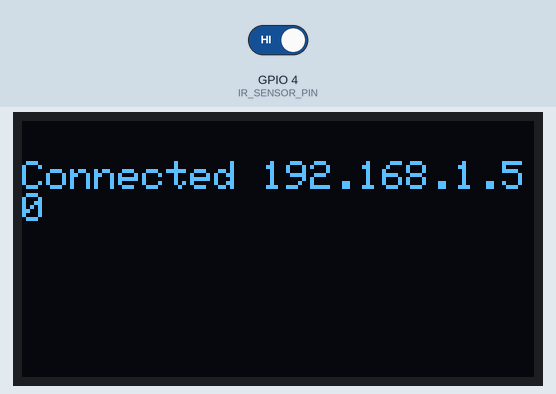
Bench run of a program on a simulated ESP32. On the bench: 128×64 one-colour display. The inputs (shaded band) are chosen by the test bench; at power-on: GPIO 4 (IR_SENSOR_PIN) HIGH. WiFi joins after 1.5 s; servers stay silent unless stated; uploads are accepted with an empty reply; what the program prints to the serial monitor is not drawn.

Above: at 2.1 s.
At 4.1 s:
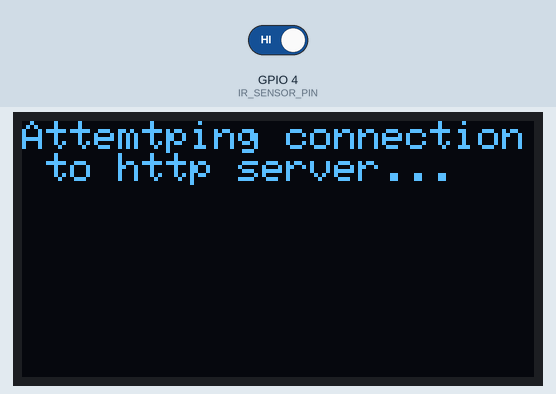
At 9.5 s:
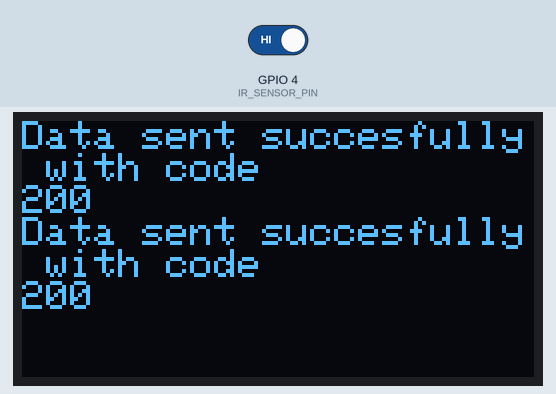
9.6 s: GPIO 4 (IR_SENSOR_PIN) driven LOW
Timing chart, 0 to 12.6 s (numbered marks = the images above; inputs shaded):
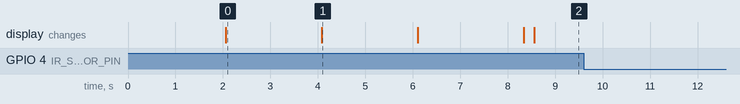

The program:

main.cpp
```cpp
#include <WiFi.h>
#include <WebServer.h>
#include <HTTPClient.h>

#include <Wire.h>
#include <Adafruit_GFX.h>
#include <Adafruit_SSD1306.h>
#include<string>

#define SCREEN_WIDTH 128 // OLED display width, in pixels
#define SCREEN_HEIGHT 64 // OLED display height, in pixels
#define OLED_RESET    -1 // Reset pin (or -1 if sharing Arduino reset pin)
#define SCREEN_ADDRESS 0x3C // I2C address for most 128x64 OLED displays

// Wi-Fi credentials
const char* ssid = "UPCE134F3E";
const char* password = "cv7zv3SUfhxa";

const char* serverURL = "http://192.168.0.136:5000/send";

#define IR_SENSOR_PIN 4
HTTPClient http;
String client_id = "17346827";

// Create a web server on port 80
// WebServer server(80);
Adafruit_SSD1306 display(SCREEN_WIDTH, SCREEN_HEIGHT, &Wire, OLED_RESET);

void updateDisplay() {
  display.clearDisplay();   // Clear previous content
  display.setCursor(0, 0);  // Reset to the top-left
  display.setTextSize(1);   // Text size
}

void PostIrInfo(int info)
{
  http.addHeader("Content-Type", "application/json");
  String payload = "{\"id\":\"" + client_id + "\"," +
                      "\"message\": \"sensor-" + String(info) + "\""
                      + "}";
    Serial.println(payload);
    int httpResponseCode = http.POST(payload);

    if (httpResponseCode > 0) {
      String response = http.getString();
      Serial.println("Server Response: " + response);

      display.println("Data sent succesfully with code\n" + String(httpResponseCode));
      display.display();
    } else {
      Serial.println("Error on sending POST: " + String(httpResponseCode));

      display.println("Error sending message\n" + String(httpResponseCode));
      display.display();
    }
}


void setup() {
  Serial.begin(921600);

  if (!display.begin(0x3C, SCREEN_ADDRESS)) {
    Serial.println(F("SSD1306 allocation failed"));
    for (;;);
  }

  // Clear the buffers
  display.clearDisplay();

  // // Display text
  display.setTextSize(1);      // Text size
  display.setTextColor(SSD1306_WHITE); // Text color
  display.setCursor(0, 10);    // Position (x, y)


  WiFi.begin(ssid, password);

  Serial.print("Connecting to Wi-Fi");
  while (WiFi.status() != WL_CONNECTED) {
    delay(1000);
    Serial.print(".");
  }

  Serial.println("\nConnected to Wi-Fi");
  Serial.print("IP Address: ");
  Serial.println(WiFi.localIP());

  String data_output = "Connected " + WiFi.localIP().toString();
  display.println(data_output);
  display.display();

  //Define a handler for the root URL
  // server.on("/", []() {
  //   server.send(200, "text/plain", "Hello from ESP32!");
  // });

  // // Start the server
  //server.begin();
  //Serial.println("Web server started");

  //pinMode(PIR_SENSOR_PIN, INPUT);
  pinMode(IR_SENSOR_PIN, INPUT);  // Set the IR sensor pin as input
  //Serial.println("Obstacle Avoidance Test!");

  delay(2000);

  updateDisplay();
  display.println("Attemtping connection to http server...");
  display.display();
  delay(2000);

  if (WiFi.status() == WL_CONNECTED) {


    http.begin(serverURL);
    updateDisplay();
    display.println("Connection succeeded for " + String(serverURL));
    display.display();

    delay(2000);

    updateDisplay();

    http.addHeader("Content-Type", "application/json");
    // Prepare data to send
    //String my_ip = WiFi.localIP().toString();
    String payload = "{\"id\":\"" + client_id + "\"," +
                      "\"message\": \"test \""
                      + "}";
    Serial.println(payload);
    int httpResponseCode = http.POST(payload);

    if (httpResponseCode > 0) {
      String response = http.getString();
      Serial.println("Server Response: " + response);

      display.println("Data sent succesfully with code\n" + String(httpResponseCode));
      display.display();
    } else {
      Serial.println("Error on sending POST: " + String(httpResponseCode));

      display.println("Error sending message\n" + String(httpResponseCode));
      display.display();
    }

  http.end();
  } else {
  Serial.println("WiFi Disconnected");
  }


}

void loop() {

  int IR_STATUS = digitalRead(IR_SENSOR_PIN);
  String status;
  // if (WiFi.status() == WL_CONNECTED)
  // {


    // Prepare data to send
    if(IR_STATUS == LOW){
      status = "Object detected";
    } else{
      status = "Object not detected";
    }
    Serial.println(status);

    PostIrInfo(IR_STATUS == LOW ? 1 : 0);
    //   String payload = "{\"IR_SENSOR\":\"" + status + "\"}";
    //   int httpResponseCode = http.POST(payload);

    //   if (httpResponseCode > 0) {
    //     String response = http.getString();
    //     Serial.println("Server Response: " + response);

    //     display.println("Data sent succesfully with code\n" + String(httpResponseCode));
    //     display.display();
    //   } else {
    //     Serial.println("Error on sending POST: " + String(httpResponseCode));

    //     display.println("Error sending message\n" + String(httpResponseCode));
    //     display.display();
    //   }

    // http.end();
    // } else {
    // Serial.println("WiFi Disconnected");
    // }
    delay(5000); // Delay before the next request*/
}
```

Measured:
- what the display in image 0 shows lasts 2.0 s, from 2.1 s to 4.1 s
